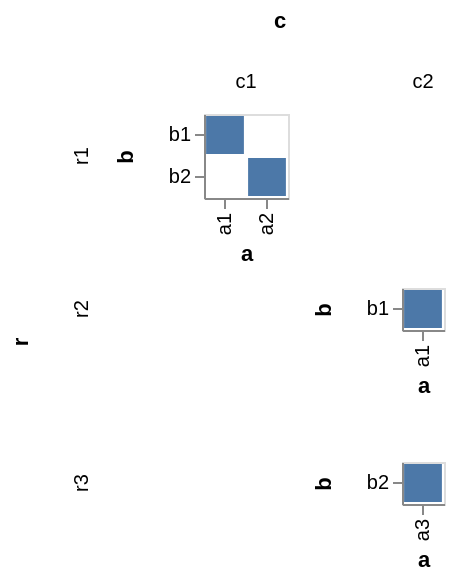

Express this chart as Vega-Lite.
### Vega specification from a JSON file in a GitHub repository (floating-point values rounded to 4 significant figures)
{"$schema": "https://vega.github.io/schema/vega/v3.json", "autosize": "pad", "padding": 5, "data": [{"name": "source_0", "values": [{"r": "r1", "c": "c1", "a": "a1", "b": "b1"}, {"r": "r1", "c": "c1", "a": "a2", "b": "b2"}, {"r": "r2", "c": "c2", "a": "a1", "b": "b1"}, {"r": "r3", "c": "c2", "a": "a3", "b": "b2"}]}, {"name": "cross_column_domain_row_domain", "source": "source_0", "transform": [{"type": "aggregate", "groupby": ["c", "r"], "fields": ["a", "b"], "ops": ["distinct", "distinct"]}]}, {"name": "column_domain", "source": "cross_column_domain_row_domain", "transform": [{"type": "aggregate", "groupby": ["c"], "fields": ["distinct_a"], "ops": ["max"], "as": ["distinct_a"]}]}, {"name": "row_domain", "source": "cross_column_domain_row_domain", "transform": [{"type": "aggregate", "groupby": ["r"], "fields": ["distinct_b"], "ops": ["max"], "as": ["distinct_b"]}]}], "signals": [{"name": "child_x_step", "value": 21}, {"name": "child_y_step", "value": 21}], "layout": {"padding": {"row": 10, "column": 10}, "offset": {"rowTitle": 10, "columnTitle": 10}, "columns": {"signal": "length(data('column_domain'))"}, "bounds": "full", "align": "all"}, "marks": [{"name": "row-title", "type": "group", "role": "row-title", "title": {"text": "r", "offset": 10, "orient": "left", "style": "guide-title"}}, {"name": "column-title", "type": "group", "role": "column-title", "title": {"text": "c", "offset": 10, "style": "guide-title"}}, {"name": "row_header", "type": "group", "role": "row-header", "from": {"data": "row_domain"}, "sort": {"field": "datum[\"r\"]", "order": "ascending"}, "title": {"text": {"signal": "''+parent[\"r\"]"}, "offset": 10, "orient": "left", "style": "guide-label"}, "encode": {"update": {"height": {"signal": "bandspace(datum[\"distinct_b\"], 0.1, 0.05) * child_y_step"}}}}, {"name": "column_header", "type": "group", "role": "column-header", "from": {"data": "column_domain"}, "sort": {"field": "datum[\"c\"]", "order": "ascending"}, "title": {"text": {"signal": "''+parent[\"c\"]"}, "offset": 10, "orient": "top", "style": "guide-label"}, "encode": {"update": {"width": {"signal": "bandspace(datum[\"distinct_a\"], 0.1, 0.05) * child_x_step"}}}}, {"name": "cell", "type": "group", "style": "cell", "from": {"facet": {"name": "facet", "data": "source_0", "groupby": ["r", "c"], "aggregate": {"cross": true, "fields": ["a", "b"], "ops": ["distinct", "distinct"], "as": ["distinct_a", "distinct_b"]}}}, "sort": {"field": ["datum[\"r\"]", "datum[\"c\"]"], "order": ["ascending", "ascending"]}, "encode": {"update": {"width": {"signal": "bandspace(datum[\"distinct_a\"], 0.1, 0.05) * child_x_step"}, "height": {"signal": "bandspace(datum[\"distinct_b\"], 0.1, 0.05) * child_y_step"}}}, "marks": [{"name": "child_marks", "type": "rect", "style": ["rect"], "from": {"data": "facet"}, "encode": {"update": {"fill": {"value": "#4c78a8"}, "x": {"scale": "child_x", "field": "a"}, "width": {"scale": "child_x", "band": true}, "y": {"scale": "child_y", "field": "b"}, "height": {"scale": "child_y", "band": true}}}}], "scales": [{"name": "child_x", "type": "band", "domain": {"data": "facet", "field": "a", "sort": true}, "range": {"step": {"signal": "child_x_step"}}, "paddingInner": 0.1, "paddingOuter": 0.05}, {"name": "child_y", "type": "band", "domain": {"data": "facet", "field": "b", "sort": true}, "range": {"step": {"signal": "child_y_step"}}, "paddingInner": 0.1, "paddingOuter": 0.05}], "axes": [{"scale": "child_x", "orient": "bottom", "grid": false, "title": "a", "encode": {"labels": {"update": {"angle": {"value": 270}, "align": {"value": "right"}, "baseline": {"value": "middle"}}}}, "zindex": 1}, {"scale": "child_y", "orient": "left", "grid": false, "title": "b", "zindex": 1}]}], "config": {"axisY": {"minExtent": 30}}}
